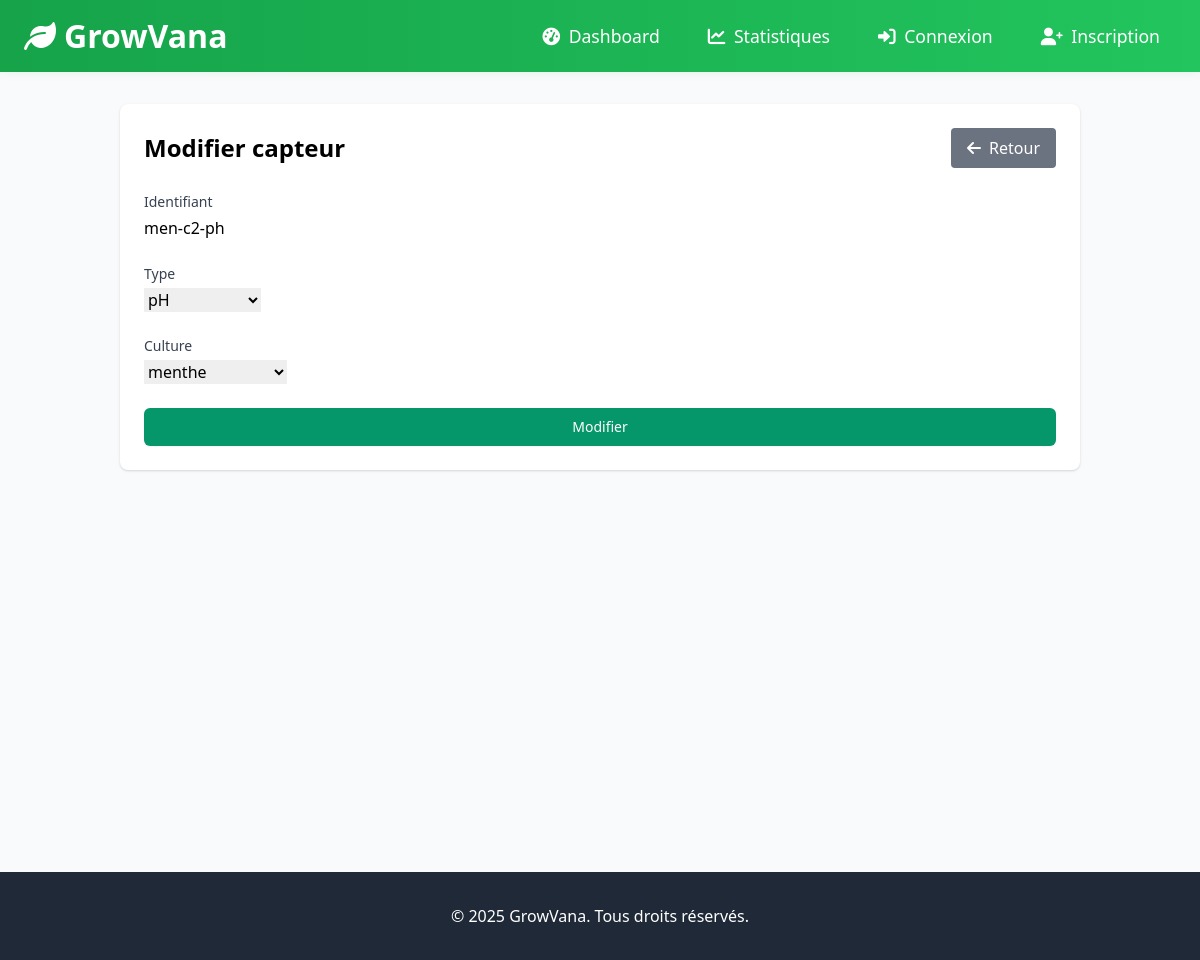
/capteurs/2/edit/, run on an earlier commit of the app's database.
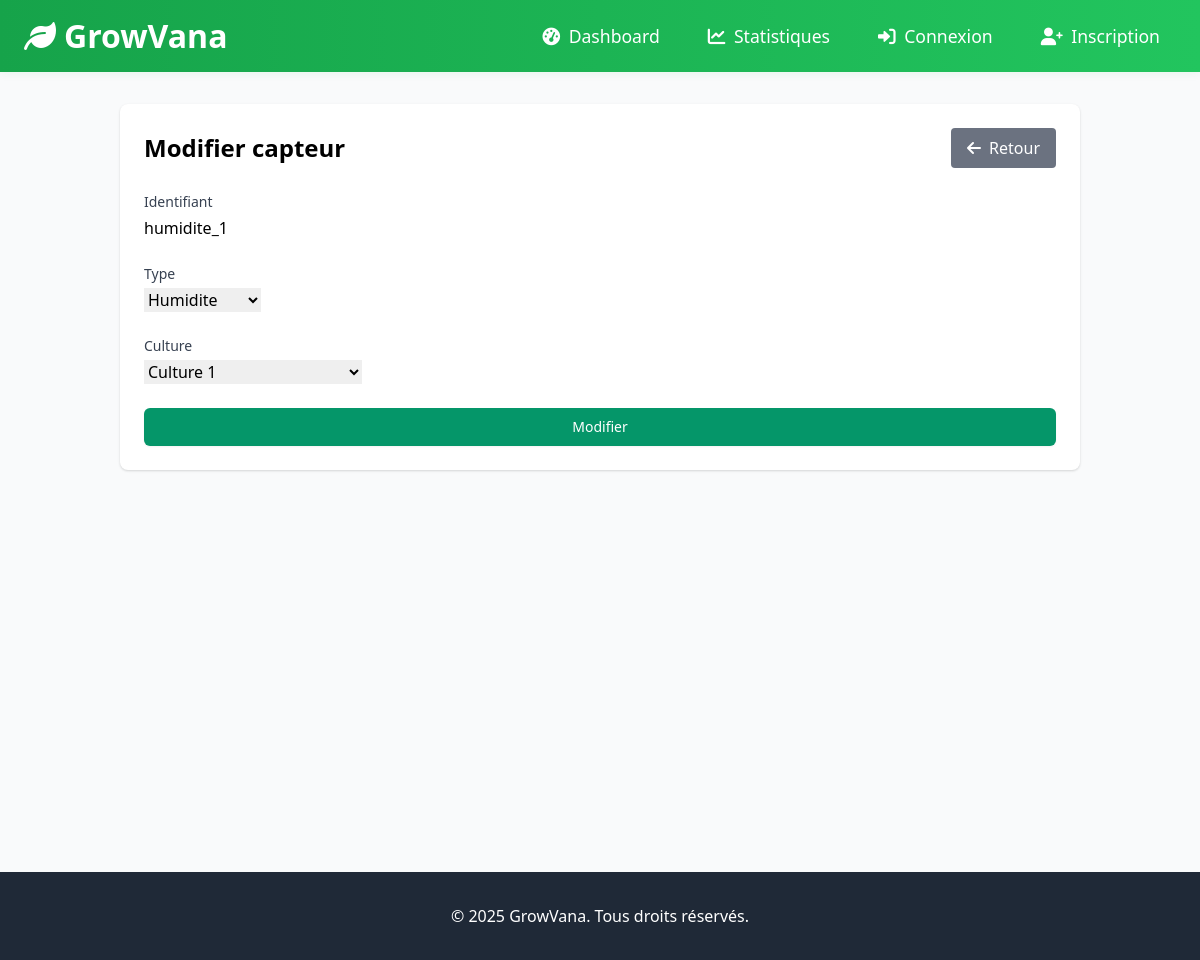
And on a later commit of the database.
### capteurs/models.py (models this page shows, shortened)
class Capteur(models.Model):
    identifier = models.CharField(max_length=100, unique=True)
    type = models.ForeignKey(CapteurType, on_delete=models.CASCADE)
    culture = models.ForeignKey(Culture, on_delete=models.CASCADE, related_name='capteurs')

### capteurs/views.py (the view)
# urls.py: path('<int:pk>/edit/', views.capteur_edit, name='capteur-edit'),
def capteur_edit(request, pk):
    capteur = get_object_or_404(Capteur, pk=pk)
    if request.method == 'POST':
        form = CapteurForm(request.POST, instance=capteur)
        if form.is_valid():
            form.save()
            return redirect('capteurs:capteur-detail', pk=pk)
    else:
        form = CapteurForm(instance=capteur)
    return render(request, 'capteurs/form.html', {'form': form, 'action': 'Edit'})

### capteurs/forms.py
class CapteurForm(forms.ModelForm):
    class Meta:
        model = Capteur
        fields = ['identifier', 'type', 'culture']

### capteurs/models.py (called while the page is built)
    def __str__(self):
        return self.name

### culture/models.py (called while the page is built)
    def __str__(self):
        return self.name

### capteurs/templates/capteurs/form.html (shortened to what this page needs)
{% extends 'base.html' %}
{% block content %}
<div class="container mx-auto p-4">
    <div class="bg-white rounded-lg shadow p-6">
        <div class="flex justify-between items-center mb-6">
            <h1 class="text-2xl font-bold">{% if action == 'Create' %}Nouveau capteur{% else %}Modifier capteur{% endif %}</h1>
            <a href="{% url 'capteurs:capteur-list' %}" class="bg-gray-500 text-white px-4 py-2 rounded hover:bg-gray-600">
                <i class="fas fa-arrow-left mr-2"></i>Retour
            </a>
        </div>
        <form method="post" class="space-y-6">
            <div>
                <label class="block text-sm font-medium text-gray-700">Identifiant</label>
                <div class="mt-1">
                    {{ form.identifier }}
                </div>
            </div>
            <div>
                <label class="block text-sm font-medium text-gray-700">Type</label>
                <div class="mt-1">
                    {{ form.type }}
                </div>
            </div>
            <div>
                <label class="block text-sm font-medium text-gray-700">Culture</label>
                <div class="mt-1">
                    {{ form.culture }}
                </div>
            </div>
            <div>
                <button type="submit" class="w-full flex justify-center py-2 px-4 border border-transparent rounded-md shadow-sm text-sm font-medium text-white bg-green-600 hover:bg-green-700 focus:outline-none focus:ring-2 focus:ring-offset-2 focus:ring-green-500">
                    {% if action == 'Create' %}Créer{% else %}Modifier{% endif %}
                </button>
            </div>
        </form>
    </div>
</div>
{% endblock %}

What changed in the data, as far as the page shows it:
changed Capteur: identifier "men-c2-ph" → "humidite_1"; type "pH" → "Humidite"; culture "menthe" → "Culture 1"
